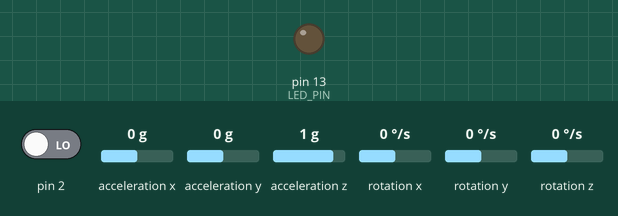
Bench run of a sketch on a simulated Arduino Uno, built with avr-gcc and run on an emulated ATmega328P. Shown: output pins drawn as LEDs (lit = HIGH). Inputs (shaded band) come from the test bench; at power-on: pin 2 LOW, acceleration x 0 g, acceleration y 0 g, acceleration z 1 g, rotation x 0 °/s, rotation y 0 °/s, rotation z 0 °/s. The sensor or clock chip raises its interrupt line as the real part does; what the sketch prints to the serial monitor is not drawn.

Above: at 0.1 s.
At 0.7 s:
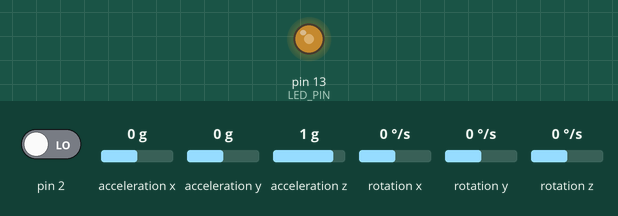
Timing chart, 0 to 2.2 s (numbered marks = the images above):
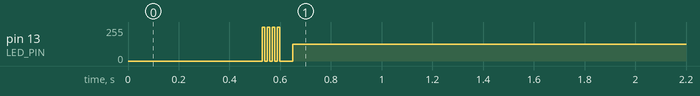

The sketch:

MPU6050_WriteByMe.ino
```cpp
#include <I2Cdev.h>
#include <MPU6050_6Axis_MotionApps20.h>

MPU6050 mpu;
#define LED_PIN 13 // (Arduino is 13, Teensy is 11, Teensy++ is 6)
bool blinkState = false;

// MPU control/status vars
bool dmpReady = false;  // set true if DMP init was successful
uint8_t mpuIntStatus;   // holds actual interrupt status byte from MPU
uint8_t devStatus;      // return status after each device operation (0 = success, !0 = error)
uint16_t packetSize;    // expected DMP packet size (default is 42 bytes)
uint16_t fifoCount;     // count of all bytes currently in FIFO
uint8_t fifoBuffer[64]; // FIFO storage buffer

// orientation/motion vars
Quaternion q;           // [w, x, y, z]         quaternion container
VectorFloat gravity;    // [x, y, z]            gravity vector
float ypr[3];           // [yaw, pitch, roll]   yaw/pitch/roll container and gravity vector
const float YAW_OFFSET   = 0.22;
const float PITCH_OFFSET = 2.81;
const float ROLL_OFFSET  = -0.17;

volatile bool mpuInterrupt = false;     // indicates whether MPU interrupt pin has gone high
void dmpDataReady() {
    mpuInterrupt = true;
}

void setup() {
  // put your setup code here, to run once:
  // join I2C bus (I2Cdev library doesn't do this automatically)
  Wire.begin();
  TWBR = 24; // 400kHz I2C clock (200kHz if CPU is 8MHz)

  Serial.begin(115200);
  while (!Serial);

  Serial.println(F("Initializing I2C devices..."));
  mpu.initialize();

  // verify connection
  Serial.println(F("Testing device connections..."));
  Serial.println(mpu.testConnection() ? F("MPU6050 connection successful") : F("MPU6050 connection failed"));

  // wait for ready
  Serial.println(F("\nSend any character to begin DMP programming and demo: "));
//  while (Serial.available() && Serial.read()); // empty buffer
//  while (!Serial.available());                 // wait for data
//  while (Serial.available() && Serial.read()); // empty buffer again

  // load and configure the DMP
  Serial.println(F("Initializing DMP..."));
  devStatus = mpu.dmpInitialize();

  // supply your own gyro offsets here, scaled for min sensitivity
  mpu.setXGyroOffset(-1);
  mpu.setYGyroOffset(-31);
  mpu.setZGyroOffset(15);
  mpu.setZAccelOffset(1534); // I have changed this

  // make sure it worked (returns 0 if so)
  if (devStatus == 0) {
      // turn on the DMP, now that it's ready
      Serial.println(F("Enabling DMP..."));
      mpu.setDMPEnabled(true);

      // enable Arduino interrupt detection
      Serial.println(F("Enabling interrupt detection (Arduino external interrupt 0)..."));
      attachInterrupt(0, dmpDataReady, RISING);
      mpuIntStatus = mpu.getIntStatus();

      // set our DMP Ready flag so the main loop() function knows it's okay to use it
      Serial.println(F("DMP ready! Waiting for first interrupt..."));
      dmpReady = true;

      // get expected DMP packet size for later comparison
      packetSize = mpu.dmpGetFIFOPacketSize();
  } else {
      // ERROR!
      // 1 = initial memory load failed
      // 2 = DMP configuration updates failed
      // (if it's going to break, usually the code will be 1)
      Serial.print(F("DMP Initialization failed (code "));
      Serial.print(devStatus);
      Serial.println(F(")"));
  }

  // configure LED for output
  pinMode(LED_PIN, OUTPUT);
}

void loop() {
  // put your main code here, to run repeatedly:
  if (!dmpReady) return;

  // wait for MPU interrupt or extra packet(s) available
  while (!mpuInterrupt && fifoCount < packetSize)
  ;

  mpuInterrupt = false;
  mpuIntStatus = mpu.getIntStatus();

  // get current FIFO count
  fifoCount = mpu.getFIFOCount();

  if ((mpuIntStatus & 0x10) || fifoCount == 1024) {
      // reset so we can continue cleanly
      mpu.resetFIFO();
      Serial.println(F("FIFO overflow!"));

  // otherwise, check for DMP data ready interrupt (this should happen frequently)
  } else if (mpuIntStatus & 0x02) {
      while (fifoCount < packetSize)
        fifoCount = mpu.getFIFOCount();

      // read a packet from FIFO
      mpu.getFIFOBytes(fifoBuffer, packetSize);
      fifoCount -= packetSize;

      mpu.dmpGetQuaternion(&q, fifoBuffer);
      mpu.dmpGetGravity(&gravity, &q);
      mpu.dmpGetYawPitchRoll(ypr, &q, &gravity);
//      Serial.print("ypr\t");
//      Serial.print(ypr[0] * 180/M_PI - YAW_OFFSET);
//      Serial.print("\t");
//      Serial.print(ypr[1] * 180/M_PI - PITCH_OFFSET);
//      Serial.print("\t");
      Serial.println(ypr[2] * 180/M_PI - ROLL_OFFSET);

      blinkState = !blinkState;
      digitalWrite(LED_PIN, blinkState);
  }
}
```
